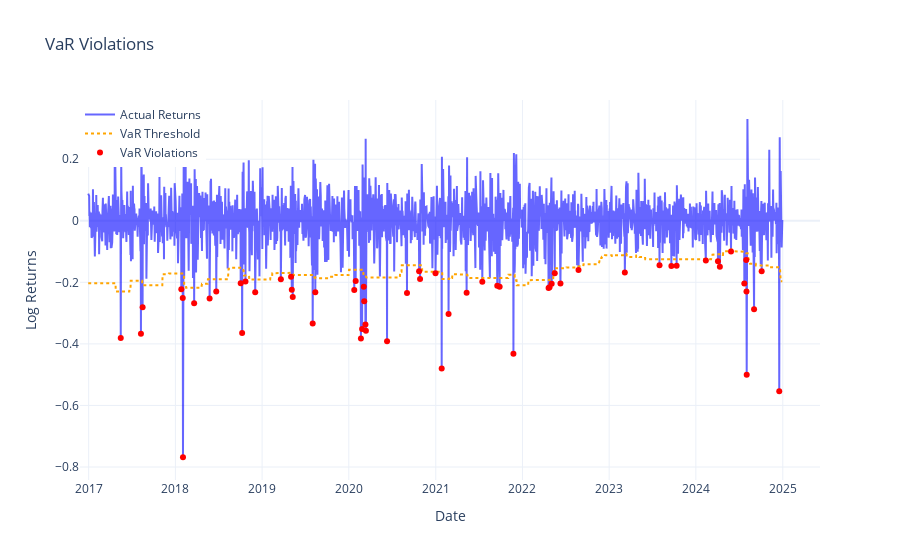

The notebook cell saved with this chart:
### Code cell
# Visualisation
import plots
plots.plot_var_violations(merged_df, var_col='VaR_99', predicted_col='log_vol_diff')
